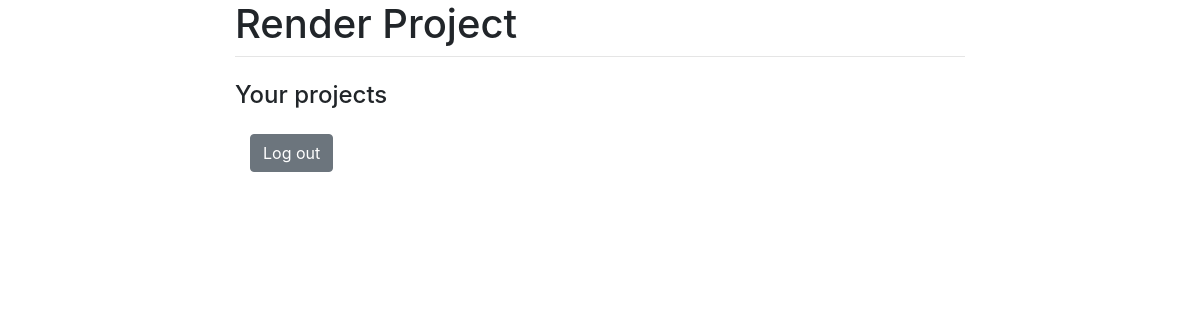
Before: / with the older database file.
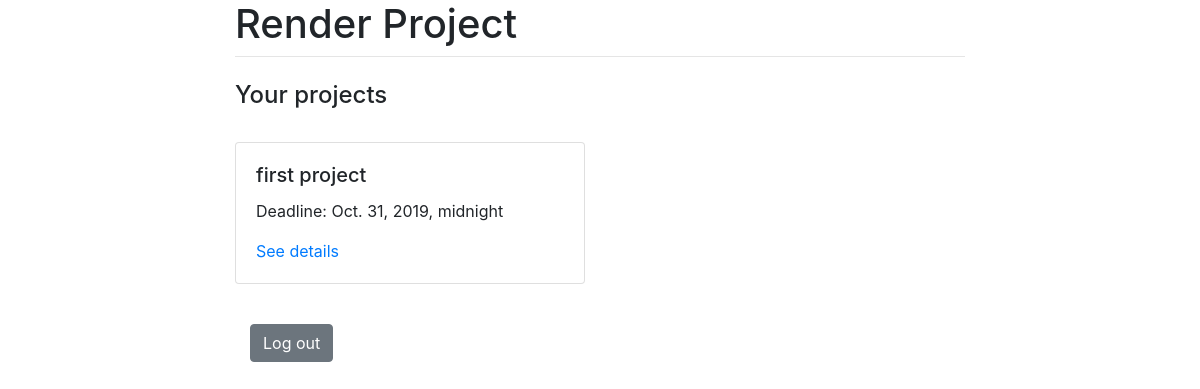
After: the same page with the newer database file.
### render_app/models.py (models this page shows, shortened)
class Project(models.Model):
    name = models.CharField(max_length=200)
    course = models.CharField(max_length=100, blank=True, null=True)
    description = models.TextField()
    deadline = models.DateTimeField()
    team = models.BooleanField(default=False)
    user_ids = models.ManyToManyField(User)
    done_at = models.DateTimeField(blank=True, null=True)
    created_at = models.DateTimeField(auto_now=True)

### render_app/views.py (the view)
# urls.py: path('', views.ProjectsListView.as_view(), name='home'),
class ProjectsListView(ListView):
    model = Project
    context_object_name = "projects"

### render_app/templates/render_app/project_list.html
{% extends "base.html" %}
{% block content %}
    {% if projects != None %}
        <h4>Your projects</h4>
        <div class="row">
            {% for project in projects %}
                    <div class="col-sm-6">
                        <div class="card mt-4 mb-4">
                            <div class="card-body">
                                <h5 class="card-title">{{ project.name }}</h5>
                                {% if project.done_at %}
                                    <p class="card-text">Done at: {{ project.done_at }}</p>
                                {% else %}
                                    <p class="card-text">Deadline: {{ project.deadline }}</p>
                                {% endif %}
                                <a href="{% url 'project_detail' project.id %}">See details</a>
                            </div>
                        </div>
                    </div>
            {% endfor %}
        </div>
        <div class="row mt-3 ml-0">
            <div class="col-sm-12">
                <a href="{% url 'account_logout' %}" class="btn btn-secondary">Log out</a>
            </div>
        </div>
    {% elif authenticated == False %}
        <div class="row">
            <h4>Please authenticate</h4>
            <a href="/accounts/signup/">Sign up</a>
            <a href="/accounts/login/">Log in</a>
        </div>
    {% else %}
    <div class="row">
        <h4>You have no projects...</h4>
        <hr class="mt-0 mb-4">
        <a href="{% url 'account_logout' %}" class="btn btn-secondary">Log out</a>
    </div>
    {% endif %}
{% endblock %}

### render_app/templates/base.html (shortened to what this page needs)
<!DOCTYPE html>
<html>
    <head>
        <link rel="stylesheet" href="https://stackpath.bootstrapcdn.com/bootstrap/4.1.3/css/bootstrap.min.css">
    </head>
    <body>
        <div class="container">
            <div class="row justify-content-center">
                <div class="col-8">
                <h1>Render Project</h1>
                <hr class="mt-0 mb-4">
                {% block content %}
                {% endblock content %}
                </div>
            </div>
        </div>
    </body>
</html>

Changed rows visible on the page:
added Project: name "first project", deadline "Oct. 31, 2019, midnight"
